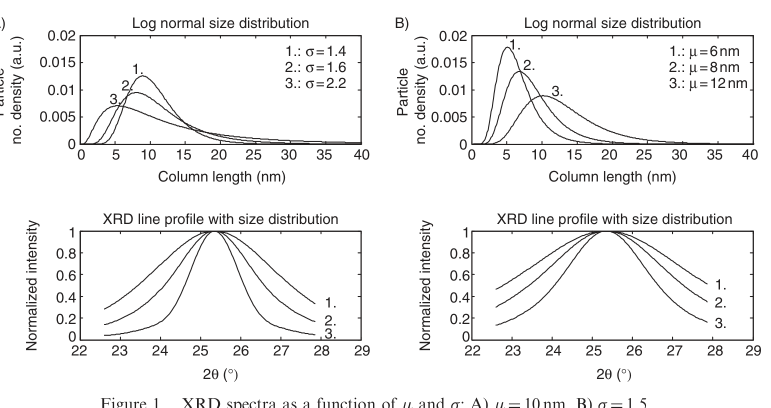
#> input picture examples/scrape/fig_1.png, 1542 x 815 px (shown at 1/2 size)
$ python -i detect_panels.py   (imports and definitions only)
#> lines starting #> are read from the running program, lines starting #| are printed output that depends on the picture; after the words box and inside, x2 and y2 are one past the last pixel; in counts of white or black regions, pixels touching at a corner belong together
from __future__ import annotations

import logging
import re
from typing import Sequence

import cv2
import numpy as np

from xrd_digitization.types import PlotPanel

LOGGER = logging.getLogger(__name__)

_PANEL_LABEL_RE = re.compile(r"^[\(\[]?([A-Za-z]|[0-9]{1,2})[\)\].:]?$")


# [166 lines left out: functions _curve_pixel_mask, _horizontal_whitespace_runs, _vertical_whitespace_runs, _panel_separator_score_horizontal, _panel_separator_score_vertical, not called in this run]


def _iou(a: tuple[int, int, int, int], b: tuple[int, int, int, int]) -> float:
    ax0, ay0, ax1, ay1 = a
    bx0, by0, bx1, by1 = b
    ix0, iy0 = max(ax0, bx0), max(ay0, by0)
    ix1, iy1 = min(ax1, bx1), min(ay1, by1)
    iw, ih = max(0, ix1 - ix0), max(0, iy1 - iy0)
    inter = iw * ih
    if inter <= 0:
        return 0.0
    area_a = max(1, (ax1 - ax0) * (ay1 - ay0))
    area_b = max(1, (bx1 - bx0) * (by1 - by0))
    return inter / float(area_a + area_b - inter)


def _nms_boxes(
    boxes: list[tuple[int, int, int, int]],
    *,
    iou_threshold: float = 0.35,
) -> list[tuple[int, int, int, int]]:
    if not boxes:
        return []
    areas = [(b[2] - b[0]) * (b[3] - b[1]) for b in boxes]
    order = sorted(range(len(boxes)), key=lambda i: areas[i], reverse=True)
    kept: list[tuple[int, int, int, int]] = []
    for idx in order:
        candidate = boxes[idx]
        if any(_iou(candidate, existing) >= iou_threshold for existing in kept):
            continue
        kept.append(candidate)
    return kept


def detect_axes_frame_boxes(
    image_bgr: np.ndarray,
    *,
    min_area_fraction: float = 0.08,
    max_area_fraction: float = 0.85,
) -> list[tuple[int, int, int, int]]:
    """
    Detect rectangular axes/plot frames via edge contours.

    Returns absolute (x0, y0, x1, y1) boxes sorted in reading order.
    """
    height, width = image_bgr.shape[:2]
    gray = cv2.cvtColor(image_bgr, cv2.COLOR_BGR2GRAY)
    blur = cv2.GaussianBlur(gray, (3, 3), 0)
    edges = cv2.Canny(blur, 40, 120)
    kernel = cv2.getStructuringElement(cv2.MORPH_RECT, (3, 3))
    closed = cv2.morphologyEx(edges, cv2.MORPH_CLOSE, kernel, iterations=2)

    contours, _ = cv2.findContours(closed, cv2.RETR_EXTERNAL, cv2.CHAIN_APPROX_SIMPLE)
    image_area = float(max(1, width * height))
    boxes: list[tuple[int, int, int, int]] = []
    for contour in contours:
        x, y, w, h = cv2.boundingRect(contour)
        if w < 40 or h < 40:
            continue
        area_frac = (w * h) / image_area
        if area_frac < min_area_fraction or area_frac > max_area_fraction:
            continue
        aspect = w / float(h)
        if aspect < 0.35 or aspect > 4.0:
            continue
        # Prefer rectangles with a strong border (axes frame).
        peri = cv2.arcLength(contour, True)
        approx = cv2.approxPolyDP(contour, 0.02 * peri, True)
        if len(approx) < 4:
            continue
        boxes.append((int(x), int(y), int(x + w), int(y + h)))

    boxes = _nms_boxes(boxes)
    boxes.sort(key=lambda b: (b[1] // max(1, height // 8), b[0]))
    return boxes


# [49 lines left out: function _split_by_best_gap, not called in this run]


def _ocr_panel_labels(
    image_bgr: np.ndarray,
    boxes: Sequence[tuple[int, int, int, int]],
) -> list[tuple[str | None, float]]:
    """Try to read A/B/C-style panel labels near the top-left of each box."""
    try:
        import pytesseract
        from pytesseract import Output
    except Exception:
        return [(None, 0.0) for _ in boxes]

    results: list[tuple[str | None, float]] = []
    for x0, y0, x1, y1 in boxes:
        width = max(1, x1 - x0)
        height = max(1, y1 - y0)
        # Panel letters usually sit in the upper-left interior of the axes frame.
        roi = image_bgr[
            y0 : y0 + max(24, int(height * 0.22)),
            x0 : x0 + max(24, int(width * 0.18)),
        ]
        if roi.size == 0:
            results.append((None, 0.0))
            continue
        gray = cv2.cvtColor(roi, cv2.COLOR_BGR2GRAY)
        up = cv2.resize(gray, None, fx=2.0, fy=2.0, interpolation=cv2.INTER_CUBIC)
        _, binary = cv2.threshold(up, 0, 255, cv2.THRESH_BINARY + cv2.THRESH_OTSU)
        try:
            data = pytesseract.image_to_data(
                binary,
                config="--psm 10 -c tessedit_char_whitelist=ABCDEFGHIabcdefghi0123456789()",
                output_type=Output.DICT,
            )
        except Exception:
            results.append((None, 0.0))
            continue

        best_label: str | None = None
        best_conf = 0.0
        n = len(data.get("text") or [])
        for i in range(n):
            text = str(data["text"][i] or "").strip()
            if not text:
                continue
            match = _PANEL_LABEL_RE.match(text)
            if not match:
                continue
            try:
                conf = float(data["conf"][i])
            except (TypeError, ValueError):
                conf = 0.0
            if conf < 55:
                continue
            label = match.group(1).upper()
            if conf > best_conf:
                best_conf = conf
                best_label = label
        results.append((best_label, best_conf / 100.0 if best_label else 0.0))
    return results


def _assign_panel_labels(
    image_bgr: np.ndarray,
    boxes: Sequence[tuple[int, int, int, int]],
    *,
    min_label_confidence: float = 0.7,
) -> list[tuple[str, float, str]]:
    """
    Return (label, confidence, source) for each box.

    Prefer OCR-detected letters when confidence is high and unique; otherwise
    fall back to reading-order A, B, C, ...
    """
    ocr = _ocr_panel_labels(image_bgr, boxes)
    used: set[str] = set()
    assigned: list[tuple[str | None, float, str]] = []
    for label, conf in ocr:
        if (
            label
            and conf >= min_label_confidence
            and label not in used
            and label.isalpha()
        ):
            used.add(label)
            assigned.append((label, conf, "ocr"))
        else:
            assigned.append((None, 0.0, "pending"))

    reading_order = "ABCDEFGHIJKLMNOPQRSTUVWXYZ"
    next_idx = 0
    out: list[tuple[str, float, str]] = []
    for label, conf, source in assigned:
        if label is not None:
            out.append((label, conf, source))
            continue
        while next_idx < len(reading_order) and reading_order[next_idx] in used:
            next_idx += 1
        fallback = reading_order[next_idx] if next_idx < len(reading_order) else str(len(out) + 1)
        used.add(fallback)
        next_idx += 1
        out.append((fallback, 0.0, "reading_order"))
    return out


# [15 lines left out: function _single_panel, not called in this run]


def detect_plot_panels(
    image_bgr: np.ndarray,
    *,
    crop_bbox: tuple[int, int, int, int] | None = None,
) -> list[PlotPanel]:
    """
    Split a figure into subplot panels using axes-frame geometry first, then
    whitespace-gap heuristics (vertical stacks and side-by-side layouts).
    """
    if crop_bbox is not None:
        x0, y0, x1, y1 = crop_bbox
        region = image_bgr[y0:y1, x0:x1]
        offset_x, offset_y = x0, y0
    else:
        region = image_bgr
        offset_x, offset_y = 0, 0

    height, width = region.shape[:2]
    if height < 80 or width < 80:
        return _single_panel(width=width, height=height, offset_x=offset_x, offset_y=offset_y)

    # 1) Axes / plot-frame rectangles.
    frame_boxes = detect_axes_frame_boxes(region)
    absolute_frames = [
        (fx0 + offset_x, fy0 + offset_y, fx1 + offset_x, fy1 + offset_y)
        for fx0, fy0, fx1, fy1 in frame_boxes
    ]
    if len(absolute_frames) >= 2:
        boxes = absolute_frames
        method = "axes_frames"
    else:
        # 2) Whitespace gaps — prefer side-by-side for wide figures.
        aspect = width / float(height)
        orientations = ("vertical", "horizontal") if aspect >= 1.15 else ("horizontal", "vertical")
        boxes = None
        method = "whitespace_gap"
        for orientation in orientations:
            split = _split_by_best_gap(
                region,
                offset_x=offset_x,
                offset_y=offset_y,
                orientation=orientation,
            )
            if split is not None and len(split) >= 2:
                boxes = split
                method = f"whitespace_gap_{orientation}"
                break
        if boxes is None:
            return _single_panel(width=width, height=height, offset_x=offset_x, offset_y=offset_y)

    labels = _assign_panel_labels(image_bgr, boxes)
    panels: list[PlotPanel] = []
    for index, (bbox, (label, conf, _src)) in enumerate(zip(boxes, labels), start=1):
        panels.append(
            PlotPanel(
                index=index,
                bbox=bbox,
                label=label,
                label_confidence=float(conf),
                detection_method=method,
                digitizable_after_split=True,
                axes_bbox=bbox,
                panel_source_bbox=None,
            )
        )
    return panels


# [114 lines left out: functions _row_occupancy_profile, detect_stacked_curve_bands, _bands_look_like_stacked_curves, not called in this run]

>>> import cv2
>>> picture = cv2.imread('../examples/scrape/fig_1.png')
#> picture is the input picture: shape (815, 1542, 3); mean B, G, R 242, 242, 242.2
>>> result = detect_plot_panels(picture)
#> in detect_axes_frame_boxes, `edges = cv2.Canny(blur, 40, 120)`:
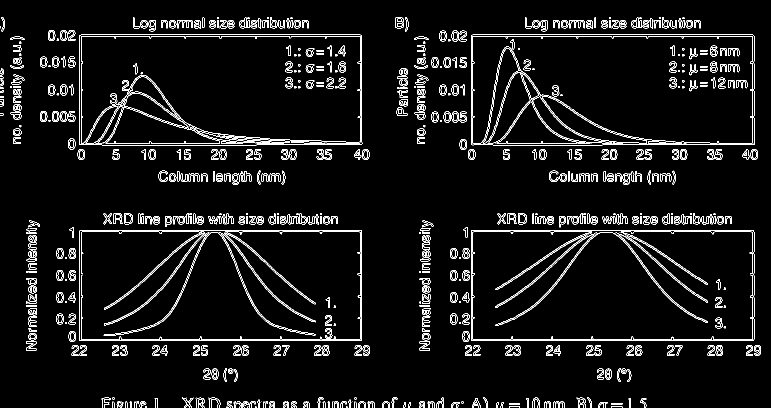
#> edges: shape (815, 1542) (shown at 1/2 size); 5.2% white in thin lines or dots
#> in detect_axes_frame_boxes, `closed = cv2.morphologyEx(edges, cv2.MORPH_CLOSE, kernel, iterations=2)`:
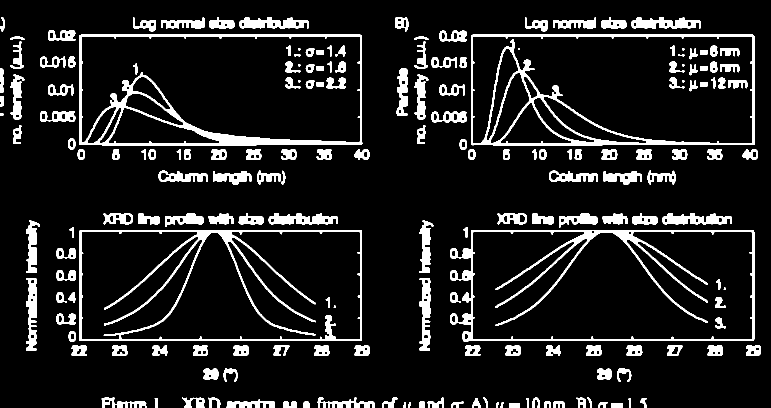
#> closed: shape (815, 1542) (shown at 1/2 size); 10.7% white; 188 white regions (3 under 20 px)
#> in detect_axes_frame_boxes, `contours, _ = cv2.findContours(closed, cv2.RETR_EXTERNAL, cv2.CHAIN_AP..`: contours = 141 contours, 1 with area under 20; largest, box (x1, y1, x2, y2) and area: (900, 461, 1509, 684) 126742, (942, 69, 1509, 291) 124734, (159, 69, 725, 291) 124387, (159, 461, 724, 682) 124080, (839, 556, 861, 701) 1966
#> the loop in detect_axes_frame_boxes, `for contour in contours:` made 141 passes
#> (x, y, w, h) on passes 3 to 14: (1196, 804, 19, 11), (1001, 804, 6, 11), (992, 804, 5, 11), (816, 804, 6, 11), (807, 804, 5, 11), (1106, 803, 23, 12), (1088, 803, 14, 12), (902, 803, 25, 12), (838, 802, 12, 13), (607, 802, 12, 13), (566, 802, 27, 13), (453, 799, 97, 16)
#> (contour, x, y, w, h) on passes 1 to 2: ([[1222, 806], [1222, 814], [1244, 814], [1244, 806]], 1222, 806, 23, 9), ([[1018, 806], [1018, 814], [1039, 814], [1039, 806]], 1018, 806, 22, 9)
#> after the loop in detect_axes_frame_boxes, `for contour in contours:`: boxes = [(900, 461, 1509, 684), (159, 461, 724, 682), (942, 69, 1509, 291), (159, 69, 725, 291)]
#> in _nms_boxes, `areas = [(b[2] - b[0]) * (b[3] - b[1]) for b in boxes]`: areas = [135807, 124865, 125874, 125652]
#> in _nms_boxes, `order = sorted(range(len(boxes)), key=lambda i: areas[i], reverse=True)`: order = [0, 2, 3, 1]
#> the loop in _nms_boxes, `for idx in order:` made 4 passes
#> after the loop in _nms_boxes, `for idx in order:`: kept = [(900, 461, 1509, 684), (942, 69, 1509, 291), (159, 69, 725, 291), (159, 461, 724, 682)]
#> in detect_axes_frame_boxes, `boxes = _nms_boxes(boxes)`: boxes has the same summary as kept in _nms_boxes
#> in detect_plot_panels, `frame_boxes = detect_axes_frame_boxes(region)`: frame_boxes = [(159, 69, 725, 291), (942, 69, 1509, 291), (159, 461, 724, 682), (900, 461, 1509, 684)]
#> in detect_plot_panels, `absolute_frames = [ (fx0 + offset_x, fy0 + offset_y, fx1 + offset_x, f..`: absolute_frames has the same summary as frame_boxes
#> in detect_plot_panels, `boxes = absolute_frames`: boxes has the same summary as frame_boxes
#> the loop in _ocr_panel_labels, `for x0, y0, x1, y1 in boxes:` made 1 pass
#> (x0, y0, x1, y1, width, height) on pass 1: (159, 69, 725, 291, 566, 222)
#> pass 1, in _ocr_panel_labels, `roi = image_bgr[ y0 : y0 + max(24, int(height * 0.22)), x0 : x0 + max(..`:
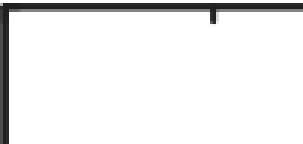
#> roi: shape (48, 101, 3) (shown 3 times larger); mean B, G, R 237.1, 237.1, 237.4
#> pass 1, in _ocr_panel_labels, `up = cv2.resize(gray, None, fx=2.0, fy=2.0, interpolation=cv2.INTER_CU..`:
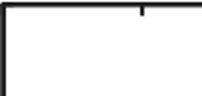
#> up: shape (96, 202); min 0, max 255, mean 236.6
#> pass 1, in _ocr_panel_labels, `_, binary = cv2.threshold(up, 0, 255, cv2.THRESH_BINARY + cv2.THRESH_O..`:
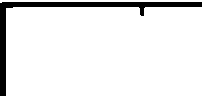
#> binary: shape (96, 202); 91.8% white; 1 black region, box (x1, y1, x2, y2) and area: (0, 2, 202, 96) 1586
#> after the loop in _ocr_panel_labels, `for x0, y0, x1, y1 in boxes:`: results = []
#> (the run stopped early here; a loop or call above may not have finished)

$ run again, on examples/scrape/fig_5.png
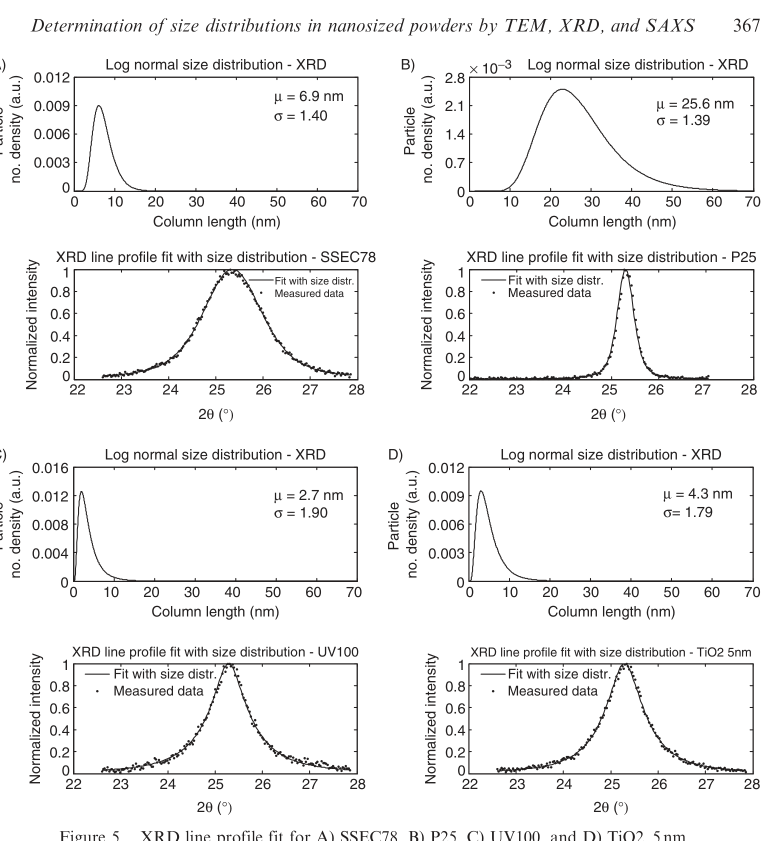
#> input picture examples/scrape/fig_5.png, 1542 x 1681 px (shown at 1/2 size)
#> picture is the input picture: shape (1681, 1542, 3); mean B, G, R 242.1, 242.1, 242.3
#> in detect_axes_frame_boxes, `edges = cv2.Canny(blur, 40, 120)`:
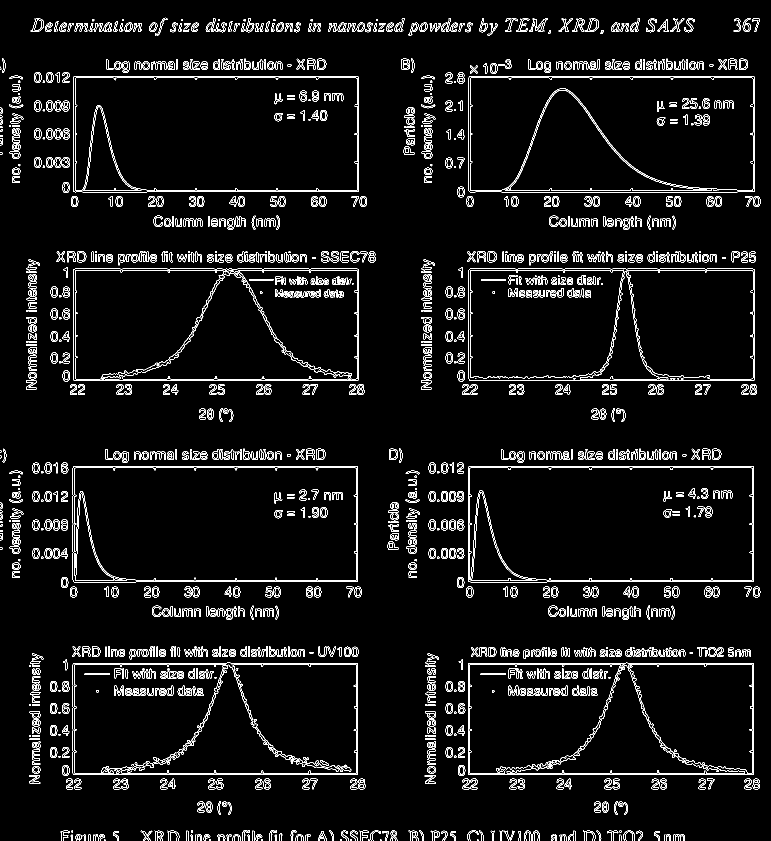
#> edges: shape (1681, 1542) (shown at 1/2 size); 4.8% white in thin lines or dots
#> closed: shape (1681, 1542); 10.5% white; 367 white regions (10 under 20 px)
#> contours = 305 contours, 10 with area under 20; largest, box (x1, y1, x2, y2) and area: (937, 153, 1510, 385) 131812, (936, 933, 1508, 1165) 131482, (147, 153, 718, 385) 131230, (145, 933, 716, 1165) 131218, (936, 1325, 1508, 1550) 127332
#> the loop in detect_axes_frame_boxes, `for contour in contours:` made 305 passes
#> (x, y, w, h) on passes 4 to 6: (1328, 1669, 42, 12), (1102, 1668, 12, 13), (591, 1668, 30, 13)
#> after the loop in detect_axes_frame_boxes, `for contour in contours:`: boxes = []
#> the loop in detect_plot_panels, `for orientation in orientations:` made 1 pass
#> boxes on pass 1: [(0, 0, 1542, 789), (0, 903, 1542, 1681)]
#> the loop in _ocr_panel_labels, `for x0, y0, x1, y1 in boxes:` made 1 pass
#> (x0, y0, x1, y1, width, height) on pass 1: (0, 0, 1542, 789, 1542, 789)
#> pass 1, in _ocr_panel_labels, `_, binary = cv2.threshold(up, 0, 255, cv2.THRESH_BINARY + cv2.THRESH_O..`:
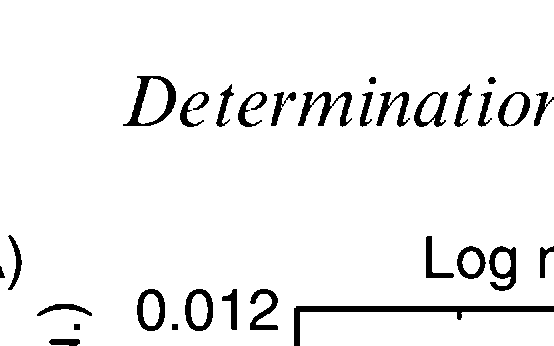
#> binary: shape (346, 554); 94.1% white; 30 black regions, largest, box (x1, y1, x2, y2) and area: (294, 306, 554, 346) 1796, (123, 76, 176, 126) 843, (298, 92, 352, 127) 734
